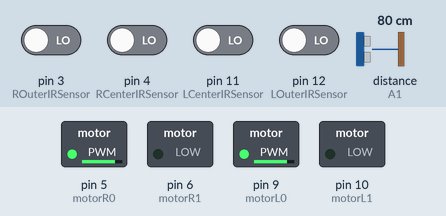
Simulated run of this program. Board: Arduino Uno, built with avr-gcc and run on an emulated ATmega328P. On the bench: switched loads named in the program (green lamp = pin HIGH). Wiring (inferred from the names in the program): ultrasonic range finder: trigger A0; echo A1. Inputs (shaded band) come from the test bench; at power-on: pin 3 (ROuterIRSensor), pin 4 (RCenterIRSensor), pin 11 (LCenterIRSensor), pin 12 (LOuterIRSensor) LOW, distance to the obstacle (sensor on A1) 80 cm. The echo pulse lasts 58.3 µs per cm; pins used as bus, display or sensor lines are not drawn.

Above: at 2.2 s.
2.3 s: distance to the obstacle (sensor on A1) set to 17 cm
3.8 s: distance to the obstacle (sensor on A1) set to 13 cm
At 6.0 s:
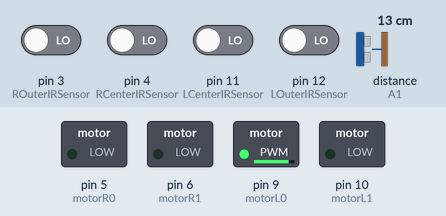
6.8 s: pin 12 (LOuterIRSensor) driven HIGH
8.4 s: pin 3 (ROuterIRSensor) driven HIGH
At 9.54 s:
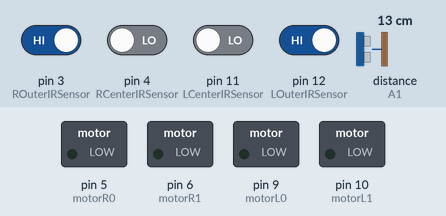
11.4 s: pin 3 (ROuterIRSensor) driven LOW
At 12.6 s:
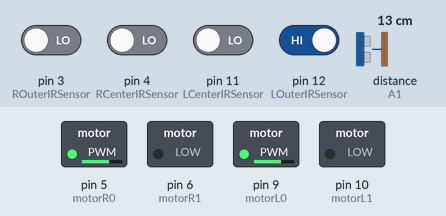
13.1 s: pin 12 (LOuterIRSensor) driven LOW
At 14.12 s:
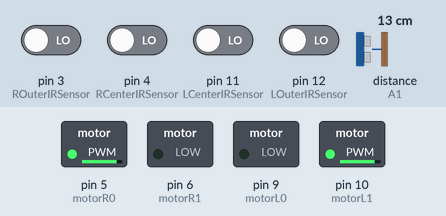
Timing chart, 0 to 17.1 s (numbered marks = the images above; inputs shaded):
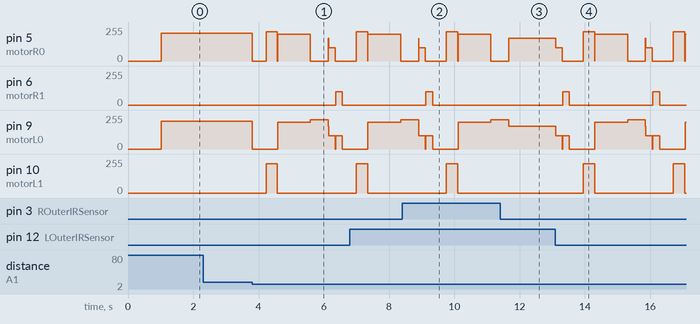

Measured:
- the behaviour switches between 16 and 15 cm on distance to the obstacle (sensor on A1) (found by bisection; images 0 and 1)
- after the input at 2.3 s, every drawn part: stays the same
- after the input at 3.8 s, pin 5 (motorR0): 210/255 → 0/255 at once, → 220/255 0.42 s later, → 200/255 0.35 s later, → 0/255 1.0 s later, … (6 changes in this stretch); pin 6 (motorR1): 0/255 → 100/255 after 2.6 s, → 0/255 0.21 s later
- after the input at 8.4 s, pin 6 (motorR1): 0/255 → 100/255 after 0.72 s, → 0/255 0.21 s later; pin 10 (motorL1): 0/255 → 220/255 after 1.4 s, → 0/255 0.35 s later
- after the input at 11.4 s, pin 6 (motorR1): stays 0/255 (without the input it goes to 100/255 after 0.48 s); pin 9 (motorL0): goes on until 11.7 s, then stays 170/255; pin 10 (motorL1): stays 0/255 (without the input it goes to 220/255 after 1.1 s)
- after the input at 13.1 s, pin 6 (motorR1): alternates 100/255 for 0.21 s and 0/255 for 2.6 s, starting after 0.22 s; pin 10 (motorL1): alternates 220/255 for 0.35 s and 0/255 for 2.4 s, starting after 0.85 s

The program:

main.cpp
```cpp
#include <Arduino.h>
#include "carState.h"
#include "sensors.h"


// set const pin use case
const int trig_pin = A0;
const int echo_pin = A1;
const int RCenterIRSensor = 4;
const int ROuterIRSensor = 3;
const int LCenterIRSensor = 11;
const int LOuterIRSensor = 12;

carState car = carState();

// 設定感測器邏輯：依據需求設定「黑線」的狀態為 HIGH 或 LOW
const int BLACK = HIGH;
const int WHITE = (BLACK == LOW) ? HIGH : LOW;

// 設定避障距離閾值 (公分)
const float OBSTACLE_DISTANCE = 15.0;

// 循跡狀態控制變數
bool lastAllBlack = false;
bool isTracking = true; // 預設直接開始循跡
unsigned long startTime = 0; // 記錄啟動時間


void setup() {
  // put your setup code here, to run once:

  pinMode(trig_pin, OUTPUT);
  pinMode(echo_pin, INPUT);

  pinMode(motorL0, OUTPUT);
  pinMode(motorL1, OUTPUT);
  pinMode(motorR0, OUTPUT);
  pinMode(motorR1, OUTPUT);

  pinMode(ROuterIRSensor, INPUT);
  pinMode(LOuterIRSensor, INPUT);
  pinMode(RCenterIRSensor, INPUT);
  pinMode(LCenterIRSensor, INPUT);

  car.Stop();
  delay(1000);
  startTime = millis(); // 記錄進入 loop 前的時間
}

void loop() {
  // 判斷四個感測器是否全為黑線 (碰到終點橫線)
  bool currentAllBlack = (digitalRead(LOuterIRSensor) == BLACK &&
                          digitalRead(LCenterIRSensor) == BLACK &&
                          digitalRead(RCenterIRSensor) == BLACK &&
                          digitalRead(ROuterIRSensor) == BLACK);

  // 停止邏輯：加入啟動保護與二次確認
  if (currentAllBlack && !lastAllBlack && (millis() - startTime > 2000)) {
    // 偵測到全黑後，微幅前進 50ms 以確認是否為真正的終點橫線
    car.Forward(150);
    delay(50);
    if (digitalRead(LOuterIRSensor) == BLACK && digitalRead(ROuterIRSensor) == BLACK) {
      isTracking = false;      // 確定是終點橫線：停止
      car.Stop();
    }
  }
  lastAllBlack = currentAllBlack;

  // 測量前方距離 (為節省效能，僅在循跡時測量)
  float distance = 999.0;
  if (isTracking) {
    distance = ultrasonicPulse(trig_pin, echo_pin);
  }

  // 偵測到障礙物，開始避障動作
  if (isTracking && distance > 0 && distance < OBSTACLE_DISTANCE) {
    car.Stop();
    delay(400);

    // 1. 原地左轉偏離軌道
    car.SharpLeft(220);
    delay(350);

    // 2. 向前繞開障礙物
    car.Forward(200);
    delay(1000);

    // 3. 原地右轉回到軌道
    car.Rightturn(220);
    delay(550);

    // 4. 直走直到感測器再次壓到黑線 (加入超時機制)
    car.Forward(170);
    bool isBackOnTrack = false;
    while (!isBackOnTrack) {
      delay(10);
      isBackOnTrack = (digitalRead(LOuterIRSensor) == WHITE || digitalRead(ROuterIRSensor) == BLACK);
    }

    car.Forward(100);
    delay(200);
    car.SharpRight(100);
    delay(200);
  }
  // 循跡中且前方無障礙、未踩在全黑標線上時，才執行一般的循跡邏輯
  else if (isTracking && !currentAllBlack) {
    bool LO = (digitalRead(LOuterIRSensor) == BLACK);
    bool LC = (digitalRead(LCenterIRSensor) == BLACK);
    bool RC = (digitalRead(RCenterIRSensor) == BLACK);
    bool RO = (digitalRead(ROuterIRSensor) == BLACK);

    if (RC && LC) {
      if(RO) {
        car.Rightturn(220); // 右外壓線 -> 大幅向右修正
      } else if (LO) {
        car.Leftturn(220); // 左外壓線 -> 大幅向左修正
      } else {
        car.Keep();
      }
    } else if (LO) {
      car.SharpLeft(230); // 最左壓線 -> 大幅向左修正
    } else if (RO) {
      car.SharpRight(240); // 最右壓線 -> 大幅向右修正
    } else if (LC) {
      car.Leftturn(230); // 中左壓線 -> 向左修正
    } else if (RC) {
      car.Rightturn(230); // 中右壓線 -> 向右修正
    } else {
      car.Forward(210);
    }
  } else if (!isTracking) {
    car.Stop();
  }
  delay(10);
}
```

carState.cpp
```cpp
#include "carState.h"

void carState::CheckState(motor_state currentL, motor_state currentR) {
  if (currentL != LState || currentR != RState) {
    LMotorCtl(motor_state::Stop, 0);
    RMotorCtl(motor_state::Stop, 0);
    delay(10); // 縮短延遲以消除循跡抖動
    LState = currentL;
    RState = currentR;
  }
}

void carState::Stop() {
  CheckState(motor_state::Stop, motor_state::Stop);
  LMotorCtl(motor_state::Stop, 0);
  RMotorCtl(motor_state::Stop, 0);
}

void carState::Forward(int speed) {
  CheckState(motor_state::Forward, motor_state::Forward);
  LMotorCtl(motor_state::Forward, speed);
  RMotorCtl(motor_state::Forward, speed);
}

void carState::Backward(int speed) {
  CheckState(motor_state::Backward, motor_state::Backward);
  LMotorCtl(motor_state::Backward, speed);
  RMotorCtl(motor_state::Backward, speed);
}

void carState::Leftturn(int speed) {
  CheckState(motor_state::Forward, motor_state::Forward);
  LMotorCtl(motor_state::Forward, 0);
  RMotorCtl(motor_state::Forward, speed);
}

void carState::Rightturn(int speed) {
  CheckState(motor_state::Forward, motor_state::Forward);
  LMotorCtl(motor_state::Forward, speed);
  RMotorCtl(motor_state::Stop, 0);
}

void carState::SharpLeft(int speed) {
  CheckState(motor_state::Backward, motor_state::Forward);
  LMotorCtl(motor_state::Backward, speed); // 稍微提升原地旋轉速度
  RMotorCtl(motor_state::Forward, speed);
}

void carState::SharpRight(int speed) {
  CheckState(motor_state::Forward, motor_state::Backward);
  LMotorCtl(motor_state::Forward, speed);
  RMotorCtl(motor_state::Backward, speed); // 稍微提升原地旋轉速度
}

void carState::Keep() {
  CheckState(LState, RState);
  LMotorCtl(LState, (LState == motor_state::Stop) ? 0 : 200);
  RMotorCtl(RState, (RState == motor_state::Stop) ? 0 : 200);
}

void carState::LMotorCtl(carState::motor_state state, int speed) {
  switch (state) {
    case motor_state::Stop:
      analogWrite(motorL0, 0);
      analogWrite(motorL1, 0);
      return;
    case motor_state::Forward:
      analogWrite(motorL0, speed);
      analogWrite(motorL1, 0);
      return;
    case motor_state::Backward:
      analogWrite(motorL0, 0);
      analogWrite(motorL1, speed);
      return;
  }
}

void carState::RMotorCtl(carState::motor_state state, int speed) {
  switch (state) {
    case motor_state::Stop:
      analogWrite(motorR0, 0);
      analogWrite(motorR1, 0);
      return;
    case motor_state::Forward:
      analogWrite(motorR0, speed);
      analogWrite(motorR1, 0);
      return;
    case motor_state::Backward:
      analogWrite(motorR0, 0);
      analogWrite(motorR1, speed);
      return;
  }
}
```

carState.h
```cpp
#ifndef CARSTATE_H
#define CARSTATE_H

#include <Arduino.h>

// 馬達腳位設定
const int motorL0 = 9;
const int motorL1 = 10;
const int motorR0 = 5;
const int motorR1 = 6;

class carState {
  enum class motor_state {
    Stop,
    Forward,
    Backward,
  };

  motor_state RState = motor_state::Stop;
  motor_state LState = motor_state::Stop;

  void CheckState(motor_state currentL, motor_state currentR);

public:
  void Stop();
  void Forward(int speed = 200);
  void Backward(int speed = 80);
  void Leftturn(int speed = 200);
  void Rightturn(int speed = 200);
  void SharpLeft(int speed = 180);
  void SharpRight(int speed = 180);
  void Keep();

  void LMotorCtl(motor_state state, int speed);
  void RMotorCtl(motor_state state, int speed);
};

#endif
```

sensors.cpp
```cpp
#include "sensors.h"

float ultrasonicPulse(int trig, int echo) {
  digitalWrite(trig, LOW);
  delayMicroseconds(2);
  digitalWrite(trig, HIGH);
  delayMicroseconds(10);
  digitalWrite(trig, LOW);

  long duration = pulseIn(echo, HIGH);

  float distance = duration * 0.034 / 2;
  return distance;
}

bool IRSensorState(int pin) {
  int result = digitalRead(pin);
  if (result == HIGH) {
    return true;
  } else {
    return false;
  }
}
```

sensors.h
```cpp
#ifndef SENSORS_H
#define SENSORS_H

#include <Arduino.h>

float ultrasonicPulse(int trig, int echo);
bool IRSensorState(int pin);

#endif
```
